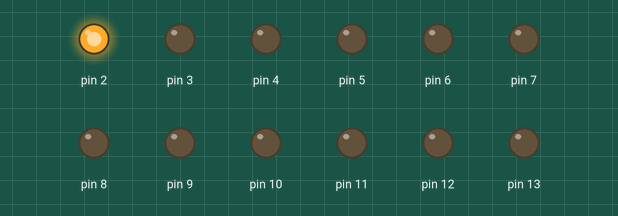
The sketch below on a simulated Arduino Uno, built with avr-gcc and run on an emulated ATmega328P. On the bench: output pins drawn as LEDs (lit = HIGH).

Above: at 0.12 s.
At 0.87 s:
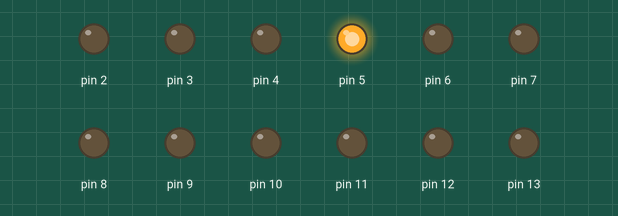
At 1.62 s:
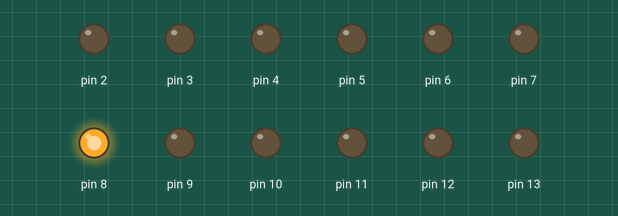
At 3.37 s:
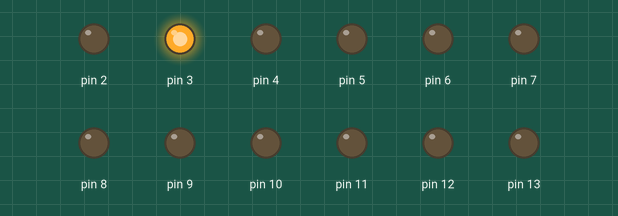
At 4.87 s:
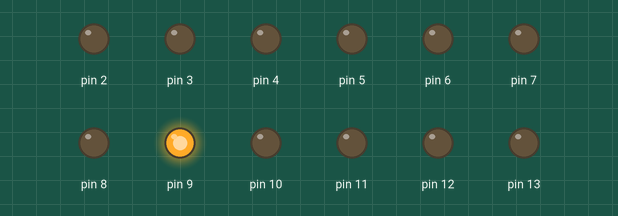
At 6.62 s:
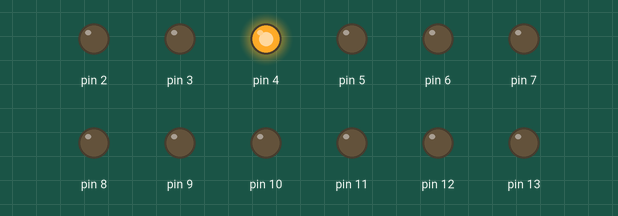
Timing chart, 0 to 6.9 s (numbered marks = the images above):
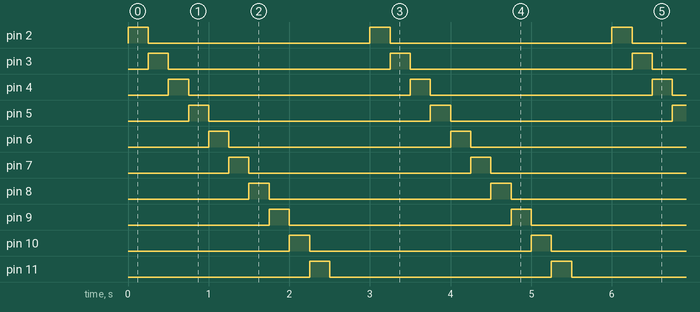

The sketch:

Q3-4.ino
```cpp
long lastTimeStateChange = 0;
String state = "2";
void setup() {
  Serial.begin(9600);
  pinMode(2, OUTPUT);
  pinMode(3, OUTPUT);
  pinMode(4, OUTPUT);
  pinMode(5, OUTPUT);
  pinMode(6, OUTPUT);
  pinMode(7, OUTPUT);
  pinMode(8, OUTPUT);
  pinMode(9, OUTPUT);
  pinMode(10, OUTPUT);
  pinMode(11, OUTPUT);
  pinMode(12, OUTPUT);
  pinMode(13, OUTPUT);
}
void loop() {
  long currentTime = millis();
  if (state == "2") {
    digitalWrite(2, 1);
    if (currentTime - lastTimeStateChange >= 250) {
        digitalWrite(2, 0);
        state = "3";
        lastTimeStateChange = currentTime;
    }
  }
  else if (state == "3") {
    digitalWrite(3, 1);
    if (currentTime - lastTimeStateChange >= 250) {
        digitalWrite(3, 0);
        state = "4";
        lastTimeStateChange = currentTime;
    }
  }
  else if (state == "4") {
    digitalWrite(4, 1);
    if (currentTime - lastTimeStateChange >= 250) {
        digitalWrite(4, 0);
        state = "5";
        lastTimeStateChange = currentTime;
    }
  }
  else if (state == "5") {
    digitalWrite(5, 1);
    if (currentTime - lastTimeStateChange >= 250) {
        digitalWrite(5, 0);
        state = "6";
        lastTimeStateChange = currentTime;
    }
  }
  else if (state == "6") {
    digitalWrite(6, 1);
    if (currentTime - lastTimeStateChange >= 250) {
        digitalWrite(6, 0);
        state = "7";
        lastTimeStateChange = currentTime;
    }
  }
  else if (state == "7") {
    digitalWrite(7, 1);
    if (currentTime - lastTimeStateChange >= 250) {
        digitalWrite(7, 0);
        state = "8";
        lastTimeStateChange = currentTime;
    }
  }
  else if (state == "8") {
    digitalWrite(8, 1);
    if (currentTime - lastTimeStateChange >= 250) {
        digitalWrite(8, 0);
        state = "9";
        lastTimeStateChange = currentTime;
    }
  }
  else if (state == "9") {
    digitalWrite(9, 1);
    if (currentTime - lastTimeStateChange >= 250) {
        digitalWrite(9, 0);
        state = "10";
        lastTimeStateChange = currentTime;
    }
  }
  else if (state == "10") {
    digitalWrite(10, 1);
    if (currentTime - lastTimeStateChange >= 250) {
        digitalWrite(10, 0);
        state = "11";
        lastTimeStateChange = currentTime;
    }
  }
  else if (state == "11") {
    digitalWrite(11, 1);
    if (currentTime - lastTimeStateChange >= 250) {
        digitalWrite(11, 0);
        state = "12";
        lastTimeStateChange = currentTime;
    }
  }
  else if (state == "12") {
    digitalWrite(12, 1);
    if (currentTime - lastTimeStateChange >= 250) {
        digitalWrite(12, 0);
        state = "13";
        lastTimeStateChange = currentTime;
    }
  }
  else if (state == "13") {
    digitalWrite(13, 1);
    if (currentTime - lastTimeStateChange >= 250) {
        digitalWrite(13, 0);
        state = "2";
        lastTimeStateChange = currentTime;
    }
  }
}
```

Measured:
- by itself, pin 2–9, pin 11, pin 12: alternates HIGH for 0.25 s and LOW for 2.8 s
- by itself, pin 10, pin 13: alternates HIGH for 0.25 s and LOW for 2.7 s
- by itself, everything shown: repeats every 3.0 s, in 12 steps
